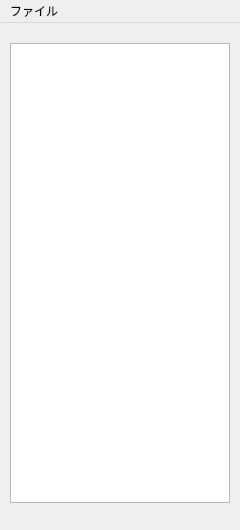
<?xml version="1.0" encoding="UTF-8"?>
<ui version="4.0">
 <class>MainWindow</class>
 <widget class="QMainWindow" name="MainWindow">
  <property name="geometry">
   <rect>
    <x>0</x>
    <y>0</y>
    <width>240</width>
    <height>530</height>
   </rect>
  </property>
  <property name="font">
   <font>
    <family>Noto Sans CJK JP</family>
   </font>
  </property>
  <property name="windowTitle">
   <string>表のテスト</string>
  </property>
  <widget class="QWidget" name="centralwidget">
   <widget class="QTableWidget" name="tableWidget">
    <property name="geometry">
     <rect>
      <x>10</x>
      <y>20</y>
      <width>220</width>
      <height>460</height>
     </rect>
    </property>
   </widget>
  </widget>
  <widget class="QMenuBar" name="menubar">
   <property name="geometry">
    <rect>
     <x>0</x>
     <y>0</y>
     <width>240</width>
     <height>37</height>
    </rect>
   </property>
   <widget class="QMenu" name="menu">
    <property name="title">
     <string>ファイル</string>
    </property>
    <addaction name="actionOpen"/>
    <addaction name="actionExit"/>
   </widget>
   <addaction name="menu"/>
  </widget>
  <action name="actionOpen">
   <property name="text">
    <string>Open</string>
   </property>
   <property name="font">
    <font>
     <family>Noto Sans CJK JP</family>
    </font>
   </property>
  </action>
  <action name="actionExit">
   <property name="text">
    <string>Exit</string>
   </property>
   <property name="font">
    <font>
     <family>Noto Sans CJK JP</family>
    </font>
   </property>
  </action>
 </widget>
 <resources/>
 <connections/>
</ui>
